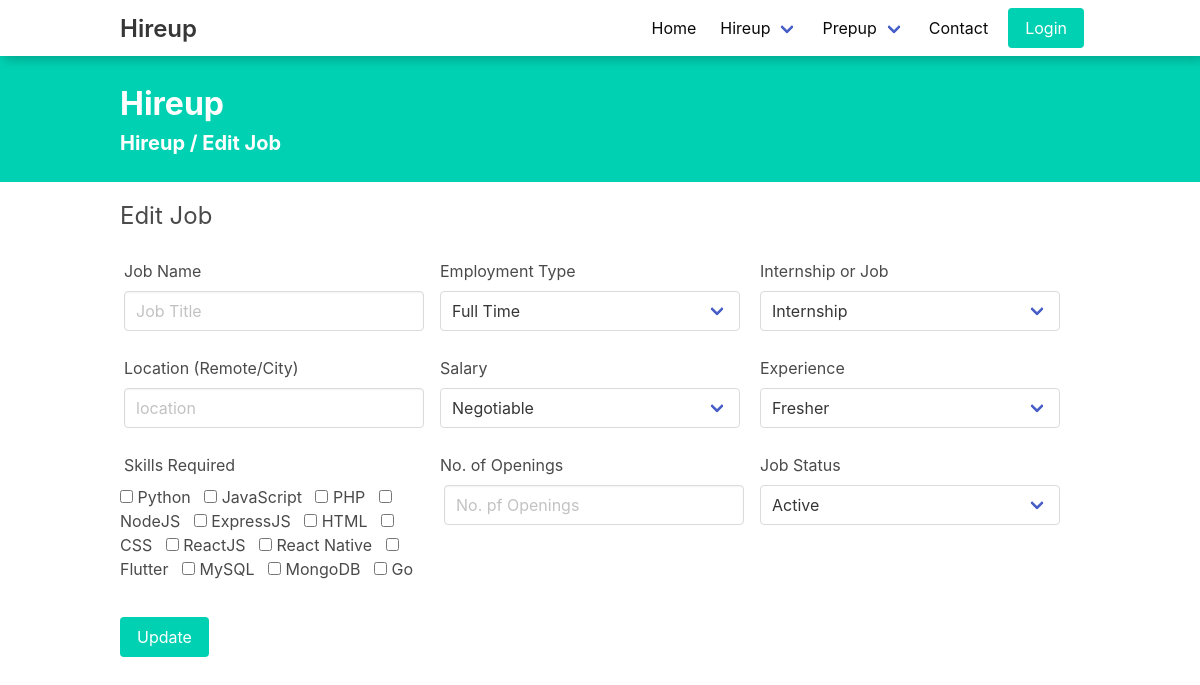
Before: /hireup/edit-job/1/ with the older database file.
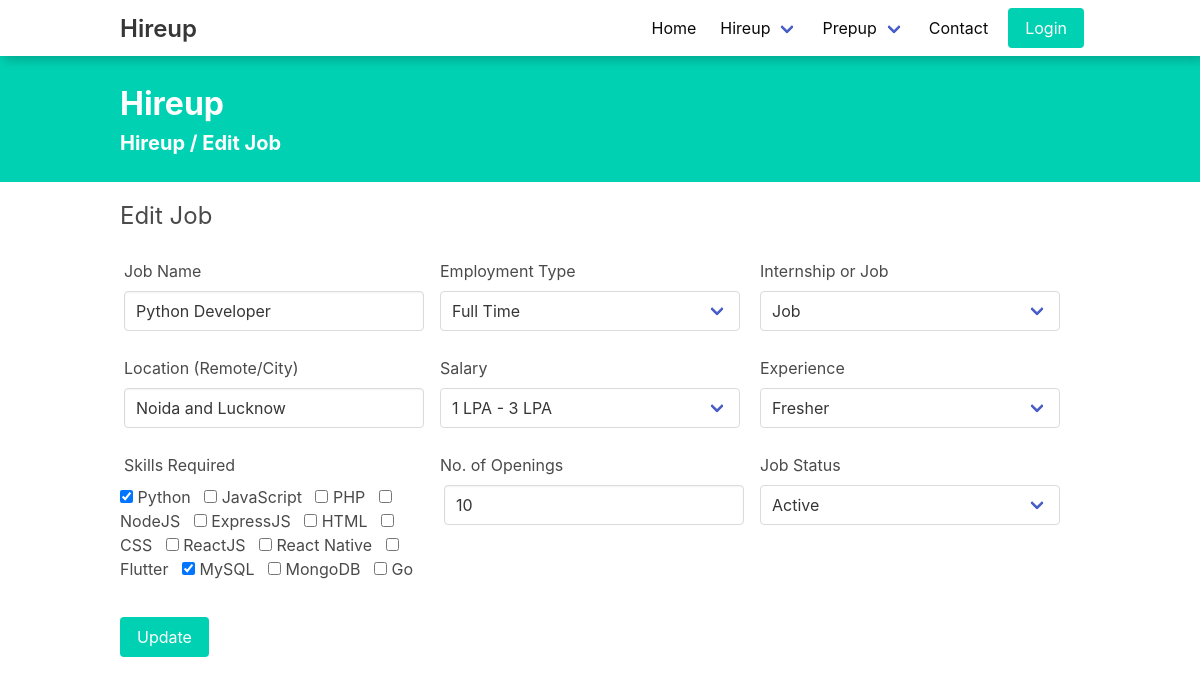
After: the same page with the newer database file.
### HireApp/models.py (models this page shows, shortened)
class Work(models.Model):
    TYPE = (('INTERNSHIP', 'INTERNSHIP'), ('JOB', 'JOB'))
    EMP = (('Part Time Job', 'Part Time Job'),
           ('Full Time Job', 'Full Time Job'))
    Type = models.CharField(max_length=20)
    emp_type = models.CharField(max_length=50)
    work_name = models.CharField(max_length=100)
    company = models.ForeignKey('CompanyProfile', on_delete=models.CASCADE)
    experience_or_time = models.CharField(max_length=10)
    location = models.CharField(max_length=100)
    salary_or_stipend = models.CharField(max_length=20)
    about = RichTextField()
    min_requirement = RichTextField()
    tech_stack = models.CharField(max_length=100)
    posted = models.DateTimeField(auto_now_add=True)
    number_of_vacancy = models.CharField(max_length=3)
    status = models.BooleanField(default=True)
    applicants = models.ManyToManyField(UserProfile)
    resume_selected = models.ManyToManyField(
        UserProfile, related_name='resume_selected')
    hired = models.ManyToManyField(UserProfile, related_name='hired')
    onboard = models.ManyToManyField(UserProfile, related_name='onboard')
    created_by = models.ForeignKey(
        RecruiterProfile, on_delete=models.DO_NOTHING)

### HireApp/views.py (the view, shortened to what this page needs)
# urls.py: path('edit-job/<id>/', editJob, name='editJob'),
def editJob(request, id):
    work = Work.objects.filter(id=id).first()
    logger.info('Edit Job {0}'.format(id))
    return render(request, 'hireup/editjob.html', {'data': work})

### templates/hireup/editjob.html (shortened to what this page needs)
{% extends "layout.html" %} {% load static %} {% block css %}
<link rel="stylesheet" href="{% static 'css/prepup/index.css' %}" />
<link rel="stylesheet" href="{% static 'css/hireup/createJob.css' %}" />
<link
  rel="stylesheet"
  href="https://cdnjs.cloudflare.com/ajax/libs/font-awesome/4.7.0/css/font-awesome.min.css"
/>
<link
  rel="stylesheet"
  href="https://use.fontawesome.com/releases/v5.8.1/css/all.css"
/>
{% endblock %} {% block body %}
<div class="has-background-primary set">
  <div class="container py-5">
    <h1 class="is-size-3 has-text-white m-0"><b>Hireup</b></h1>
    <h2 class="is-size-5 has-text-white"><b>Hireup / Edit Job</b></h2>
  </div>
</div>
<section class="section container set">
  <h2 class="is-size-4 mb-3">Edit Job</h2>
  <form class="editJob" method="post">
    <div class="field is-horizontal">
      <div class="field-body">
        <div class="field">
          <p class="mb-2 ml-1">Job Name</p>
          <p class="control is-expanded is-fullwidth">
            <input
              class="input mx-1"
              type="text"
              placeholder="Job Title"
              name="jobName"
              id="id"
              value="{{ data.work_name }}"
              required
            />
          </p>
        </div>
      </div>
      <div class="field-body">
        <div class="field">
          <p class="mb-2">Employment Type</p>
          <p class="control is-expanded select is-fullwidth">
            <select id="selectbasic-0" name="empType" class="is-large">
              <option value="Full Time"  {% if data.emp_type == 'Full Time' %} selected {% endif %} >Full Time</option>
            </select>
          </p>
        </div>
      </div>
      <div class="field-body">
        <div class="field">
          <p class="mb-2">Internship or Job</p>
          <p class="control is-expanded select is-fullwidth">
            <select id="selectbasic-0" name="jobType" class="is-large" required>
              <option value="Internship" {% if data.Type == 'Internship' %} selected {% endif %}>Internship</option>
              <option value="Job" {% if data.Type == 'Job' %} selected {% endif %}>Job</option>
            </select>
          </p>
        </div>
      </div>
    </div>
    <div class="field is-horizontal">
      <div class="field-body">
        <div class="field">
          <p class="mb-2 ml-1">Location (Remote/City)</p>
          <p class="control is-expanded is-fullwidth">
            <input
              class="input mx-1"
              type="text"
              placeholder="location"
              name="location"
              id="location"
              value="{{ data.location }}"
              required
            />
          </p>
        </div>
      </div>
      <div class="field-body">
        <div class="field">
          <p class="mb-2">Salary</p>
          <p class="control is-expanded select is-fullwidth">
            <select id="selectbasic-0" name="salary" class="is-large" required>
              <option value="Negotiable">Negotiable</option>
              <option value="1 LPA - 3 LPA" {% if data.salary_or_stipend == '1 LPA - 3 LPA' %} selected {% endif %} >1 LPA - 3 LPA</option>
            </select>
          </p>
        </div>
      </div>
      <div class="field-body">
        <div class="field">
          <p class="mb-2">Experience</p>
          <p class="control is-expanded select is-fullwidth">
            <select
              id="selectbasic-0"
              name="experience"
              class="is-large"
              required
            >
              <option value="Fresher" {% if data.experience_or_time == 'Fresher' %} selected {% endif %} >Fresher</option>
            </select>
          </p>
        </div>
      </div>
    </div>
    <div class="field is-horizontal">
      <div class="field-body">
        <div class="field">
          <p class="mb-2 ml-1">Skills Required</p>
          <p class="control is-expanded is-fullwidth skills">
            <span class="control">
              <label class="is-checkbox is-rounded">
                <input
                  id="mycheckbox"
                  type="checkbox"
                  name="stack"
                  value="Python"
                  {% if "Python" in data.tech_stack %} checked {% endif %}
                />
                <span>Python</span>
              </label> </span
            >&nbsp;
            <span class="control">
              <label class="is-checkbox is-rounded">
                <input
                  id="mycheckbox"
                  type="checkbox"
                  name="stack"
                  value="JavaScript"
                />
                <span>JavaScript</span>
              </label>
            </span>
            <span class="control">
              <label class="is-checkbox is-rounded">
                <input
                  id="mycheckbox"
                  name="stack"
                  type="checkbox"
                  value="PHP"
                />
                <span>PHP</span>
              </label>
            </span>
            <span class="control">
              <label class="is-checkbox is-rounded">
                <input
                  id="mycheckbox"
                  type="checkbox"
                  name="stack"
                  value="NodeJS"
                />
                <span>NodeJS</span>
              </label>
            </span>
            <span class="control">
              <label class="is-checkbox is-rounded">
                <input
                  id="mycheckbox"
                  type="checkbox"
                  name="stack"
                  value="ExpressJS"
                />
                <span>ExpressJS</span>
              </label>
            </span>
            <span class="control">
              <label class="is-checkbox is-rounded">
                <input
                  id="mycheckbox"
                  type="checkbox"
                  name="stack"
                  value="HTML"
                />
                <span>HTML</span>
              </label>
            </span>
            <span class="control">
              <label class="is-checkbox is-rounded">
                <input
                  id="mycheckbox"
                  name="stack"
                  type="checkbox"
                  value="CSS"
                />
                <span>CSS</span>
              </label>
            </span>
            <span class="control">
              <label class="is-checkbox is-rounded">
                <input
                  id="mycheckbox"
                  type="checkbox"
                  name="stack"
                  value="ReactJS"
                />
                <span>ReactJS</span>
              </label>
            </span>
            <span class="control">
              <label class="is-checkbox is-rounded">
                <input
                  id="mycheckbox"
                  type="checkbox"
                  name="stack"
                  value="React Native"
                />
                <span>React Native</span>
              </label>
            </span>
            <span class="control">
              <label class="is-checkbox is-rounded">
                <input
                  id="mycheckbox"
                  type="checkbox"
                  name="stack"
                  value="Flutter"
                />
                <span>Flutter</span>
              </label>
            </span>
            <span class="control">
              <label class="is-checkbox is-rounded">
                <input
                  id="mycheckbox"
                  type="checkbox"
                  name="stack"
                  value="MySQL"
                  {% if "MySQL" in data.tech_stack %} checked {% endif %}
                />
                <span>MySQL</span>
              </label>
            </span>
            <span class="control">
              <label class="is-checkbox is-rounded">
                <input
                  id="mycheckbox"
                  type="checkbox"
                  name="stack"
                  value="MongoDB"
                />
                <span>MongoDB</span>
              </label>
            </span>
            <span class="control">
              <label class="is-checkbox is-rounded">
                <input
                  id="mycheckbox"
                  name="stack"
                  type="checkbox"
                  value="Go"
                />
                <span>Go</span>
              </label>
            </span>
          </p>
        </div>
      </div>
      <div class="field-body">
        <div class="field">
          <p class="mb-2">No. of Openings</p>
          <p class="control is-expanded is-fullwidth">
            <input
              class="input mx-1"
              type="text"
              placeholder="No. pf Openings"
              name="opening"
              id="id"
              value="{{data.number_of_vacancy}}"
              required
            />
          </p>
        </div>
      </div>
      <div class="field-body">
        <div class="field">
          <p class="mb-2">Job Status</p>
          <p class="control is-expanded select is-fullwidth">
            <select
              id="selectbasic-0"
              name="jobStatus"
              class="is-large"
              required
            >
              <option value="Active" {% if data.status == True %} selected {% endif %} >Active</option>
            </select>
          </p>
        </div>
      </div>
    </div>
    <br />
    <button style="float: left" class="button is-primary" type="submit" href="">
      Update
    </button>
  </form>
</section>
{% endblock %} {% block script %} {% endblock %}

### templates/layout.html (shortened to what this page needs)
<!DOCTYPE html>
<html lang="en">
<head>
  {% load static %}
  <link rel="stylesheet" href="https://cdn.jsdelivr.net/npm/bulma@0.9.3/css/bulma.min.css" />
  <link rel="stylesheet" href="https://cdnjs.cloudflare.com/ajax/libs/font-awesome/4.7.0/css/font-awesome.min.css" />
  <link rel="stylesheet" href="https://use.fontawesome.com/releases/v5.8.1/css/all.css" />
  <link rel="stylesheet" href="{% static 'css/nav.css' %}" />
  {% block css %} {% endblock %}
</head>
<body class="">
  <nav class="navbar ">
    <div class="container">
      <div class="navbar-brand">
        <a class="navbar-item" href="/">
          <p class="title is-4">Hireup</p>
        </a>
      </div>
      <div id="navMenubd-example" class="navbar-menu">
        <div class="navbar-end">
          <a class="navbar-item is-active " href="/"> Home </a>
          {% if not request.user.is_authenticated %}
          <div class="navbar-item has-dropdown is-hoverable">
            <a class="navbar-link is-active" href="">
              Hireup
            </a>
          </div>
          {% else %}
          <a class="navbar-item is-active " href="{% url 'jobs' %}"> Jobs </a>
          {% endif %}
          <div class="navbar-item has-dropdown is-hoverable">
            <a class="navbar-link is-active"> Prepup </a>
          </div>
          <a class="navbar-item is-active" href="/"> Contact </a>
          {% if request.user.is_authenticated %}
          <div class="navbar-item has-dropdown is-hoverable">
            <a class="navbar-link is-active"> My Account </a>
            <div class="navbar-dropdown">
              <a class="navbar-item" href="{% url 'userprofile' %}">Profile </a>
              <a class="navbar-item" href="{% url 'logout' %}"> Logout </a>
            </div>
          </div>
          {% else %}
          <a class="button is-primary m-2" type="button" href="{% url 'signin' %}">
            Login
          </a>
          {% endif %}
        </div>
      </div>
  </nav>
  {% block body %}
  {% endblock %}
</body>
</html>

### static/css/nav.css (style rules this page uses)
nav { box-shadow: 4px 4px 10px rgba(0, 0, 0, 0.2); width: 100%; }

### static/css/prepup/index.css (style rules this page uses)
.section { padding: 1rem 0rem; }

### static/css/hireup/createJob.css (style rules this page uses)
.field-body { margin: 0 20px 0 0; }
.is-horizontal { margin: 25px 0 0 0; }

Changed rows visible on the page:
added Work: jobName "Python Developer", empType "Full Time", jobType "Job", location "Noida and Lucknow", salary "1 LPA - 3 LPA", experience "Fresher", tech_stack "☑", opening "10", jobStatus "Active"
Other visible differences:
form field empType: "Full Time" → (not shown)
form field jobType: "Internship" → (not shown)
form field salary: "Negotiable" → (not shown)
form field experience: "Fresher" → (not shown)
form field stack: "☐" → (not shown)
form field jobStatus: "Active" → (not shown)
